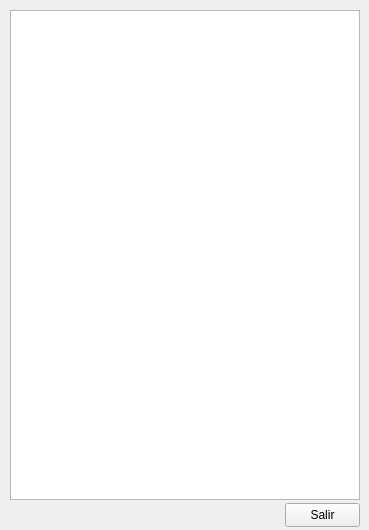
<?xml version="1.0" encoding="UTF-8"?>
<ui version="4.0">
 <class>Form</class>
 <widget class="QWidget" name="Form">
  <property name="windowModality">
   <enum>Qt::WindowModal</enum>
  </property>
  <property name="geometry">
   <rect>
    <x>0</x>
    <y>0</y>
    <width>369</width>
    <height>530</height>
   </rect>
  </property>
  <property name="windowTitle">
   <string>Resumen del Sistema</string>
  </property>
  <widget class="QPushButton" name="cmdSalir">
   <property name="geometry">
    <rect>
     <x>285</x>
     <y>503</y>
     <width>75</width>
     <height>24</height>
    </rect>
   </property>
   <property name="text">
    <string>Salir</string>
   </property>
   <property name="shortcut">
    <string>Esc</string>
   </property>
  </widget>
  <widget class="QTextBrowser" name="txtResumen">
   <property name="geometry">
    <rect>
     <x>10</x>
     <y>10</y>
     <width>350</width>
     <height>490</height>
    </rect>
   </property>
  </widget>
 </widget>
 <resources/>
 <connections/>
</ui>
